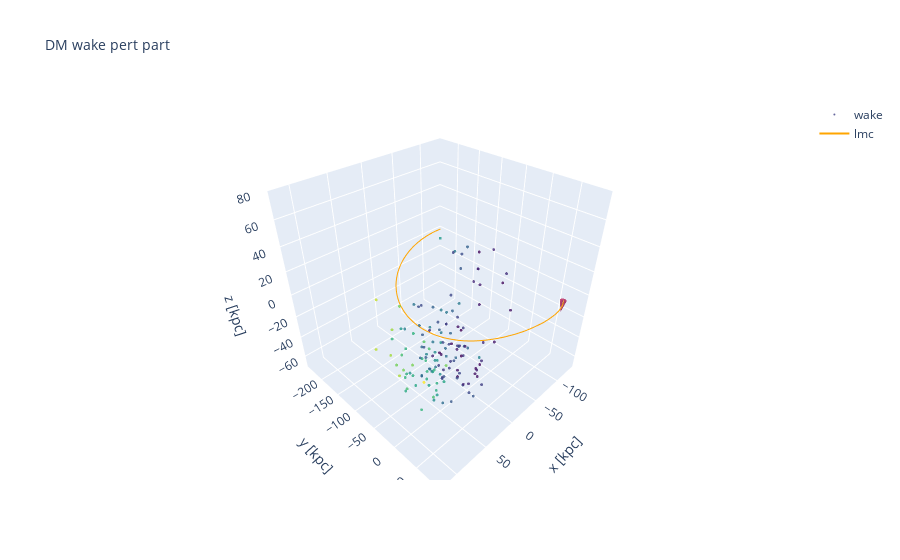

Source (notebook cell):
### Code cell
pl.plot_3d(wake_particles_pert, rel_lmc, 'DM wake pert part')
pl.plot_3d_plt(wake_particles_pert, rel_lmc, 'Perturbed halo DM wake candidates')

### Figure 1 — Plotly figure (JSON) as saved in the notebook; plotly's stock layout.template omitted (floating-point values rounded to 4 significant figures; data arrays with more than 128 entries replaced by an {"elided": "..."} marker saying what was removed)
{"data": [{"marker": {"color": {"elided": "143 float values"}, "colorscale": [[0, "#440154"], [0.1111, "#482878"], [0.2222, "#3e4989"], [0.3333, "#31688e"], [0.4444, "#26828e"], [0.5556, "#1f9e89"], [0.6667, "#35b779"], [0.7778, "#6ece58"], [0.8889, "#b5de2b"], [1, "#fde725"]], "opacity": 0.8, "size": 1}, "mode": "markers", "name": "wake", "type": "scatter3d", "x": {"elided": "143 float values"}, "y": {"elided": "143 float values"}, "z": {"elided": "143 float values"}}, {"marker": {"color": "orange", "opacity": 0.8, "size": 1}, "mode": "lines", "name": "lmc", "type": "scatter3d", "x": {"elided": "151 float values"}, "y": {"elided": "151 float values"}, "z": {"elided": "151 float values"}}, {"anchor": "tail", "name": "lmc velocity", "opacity": 0.8, "showscale": false, "sizemode": "absolute", "sizeref": 10, "type": "cone", "u": [4.634], "v": [-2.636], "w": [-77.91], "x": [-106.6], "y": [77.01], "z": [-0.1334]}], "layout": {"scene": {"aspectratio": {"x": 1, "y": 1, "z": 1}, "xaxis": {"title": {"text": "x [kpc]"}}, "yaxis": {"title": {"text": "y [kpc]"}}, "zaxis": {"title": {"text": "z [kpc]"}}}, "title": {"font": {"size": 14}, "text": "DM wake pert part"}}}
